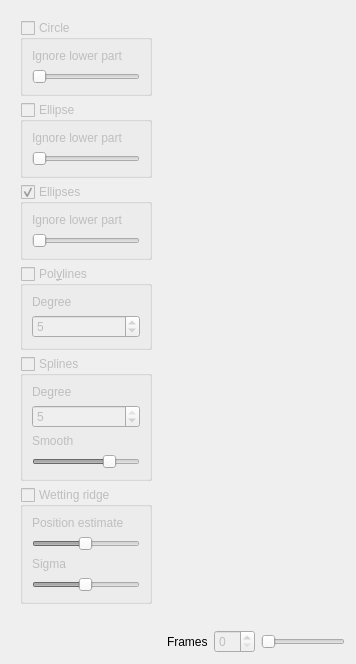
      <widget class="QWidget" name="tabfit">
       <attribute name="title">
        <string>Fitting</string>
       </attribute>
       <layout class="QHBoxLayout" name="horizontalLayout_11">
        <item>
         <widget class="QFrame" name="frame_3">
          <property name="sizePolicy">
           <sizepolicy hsizetype="Fixed" vsizetype="Preferred">
            <horstretch>2</horstretch>
            <verstretch>0</verstretch>
           </sizepolicy>
          </property>
          <property name="minimumSize">
           <size>
            <width>150</width>
            <height>0</height>
           </size>
          </property>
          <property name="frameShape">
           <enum>QFrame::NoFrame</enum>
          </property>
          <property name="frameShadow">
           <enum>QFrame::Raised</enum>
          </property>
          <layout class="QVBoxLayout" name="verticalLayout_9">
           <item>
            <widget class="QGroupBox" name="tab3_circle_box">
             <property name="enabled">
              <bool>false</bool>
             </property>
             <property name="toolTip">
              <string>Fit a circle to the droplet edges.</string>
             </property>
             <property name="title">
              <string>Circle</string>
             </property>
             <property name="flat">
              <bool>false</bool>
             </property>
             <property name="checkable">
              <bool>true</bool>
             </property>
             <property name="checked">
              <bool>false</bool>
             </property>
             <layout class="QVBoxLayout" name="verticalLayout_10">
              <item>
               <widget class="QLabel" name="label_19">
                <property name="text">
                 <string>Ignore lower part</string>
                </property>
               </widget>
              </item>
              <item>
               <widget class="QSlider" name="tab3_circle_ymin">
                <property name="toolTip">
                 <string>Ignore the lower part of the drop</string>
                </property>
                <property name="maximum">
                 <number>999999999</number>
                </property>
                <property name="value">
                 <number>0</number>
                </property>
                <property name="orientation">
                 <enum>Qt::Horizontal</enum>
                </property>
               </widget>
              </item>
             </layout>
            </widget>
           </item>
           <item>
            <widget class="QGroupBox" name="tab3_ellipse_box">
             <property name="enabled">
              <bool>false</bool>
             </property>
             <property name="toolTip">
              <string>Fit a single ellipse to the drop edges.</string>
             </property>
             <property name="title">
              <string>Ellipse</string>
             </property>
             <property name="flat">
              <bool>false</bool>
             </property>
             <property name="checkable">
              <bool>true</bool>
             </property>
             <property name="checked">
              <bool>false</bool>
             </property>
             <layout class="QVBoxLayout" name="verticalLayout_16">
              <item>
               <widget class="QLabel" name="label_21">
                <property name="text">
                 <string>Ignore lower part</string>
                </property>
               </widget>
              </item>
              <item>
               <widget class="QSlider" name="tab3_ellipse_ymin">
                <property name="toolTip">
                 <string>Ignore the lower part of the drop</string>
                </property>
                <property name="maximum">
                 <number>999999999</number>
                </property>
                <property name="value">
                 <number>0</number>
                </property>
                <property name="orientation">
                 <enum>Qt::Horizontal</enum>
                </property>
               </widget>
              </item>
             </layout>
            </widget>
           </item>
           <item>
            <widget class="QGroupBox" name="tab3_ellipses_box">
             <property name="enabled">
              <bool>false</bool>
             </property>
             <property name="toolTip">
              <string>Fit two ellipses to each droplet side.</string>
             </property>
             <property name="title">
              <string>Ellipses</string>
             </property>
             <property name="flat">
              <bool>false</bool>
             </property>
             <property name="checkable">
              <bool>true</bool>
             </property>
             <property name="checked">
              <bool>true</bool>
             </property>
             <layout class="QVBoxLayout" name="verticalLayout_26">
              <item>
               <widget class="QLabel" name="label_22">
                <property name="text">
                 <string>Ignore lower part</string>
                </property>
               </widget>
              </item>
              <item>
               <widget class="QSlider" name="tab3_ellipses_ymin">
                <property name="toolTip">
                 <string>Ignore the lower part of the drop</string>
                </property>
                <property name="maximum">
                 <number>999999999</number>
                </property>
                <property name="value">
                 <number>0</number>
                </property>
                <property name="orientation">
                 <enum>Qt::Horizontal</enum>
                </property>
               </widget>
              </item>
             </layout>
            </widget>
           </item>
           <item>
            <widget class="QGroupBox" name="tab3_polyline_box">
             <property name="enabled">
              <bool>false</bool>
             </property>
             <property name="toolTip">
              <string>Fit two polynomials to each droplet side.</string>
             </property>
             <property name="title">
              <string>Pol&amp;ylines</string>
             </property>
             <property name="flat">
              <bool>false</bool>
             </property>
             <property name="checkable">
              <bool>true</bool>
             </property>
             <property name="checked">
              <bool>false</bool>
             </property>
             <layout class="QVBoxLayout" name="verticalLayout_17">
              <item>
               <widget class="QLabel" name="label_12">
                <property name="text">
                 <string>Degree</string>
                </property>
               </widget>
              </item>
              <item>
               <widget class="QSpinBox" name="tab3_polyline_deg">
                <property name="toolTip">
                 <string>Degree of the polynomial (higher means better fit, but more sensitive to noise)</string>
                </property>
                <property name="minimum">
                 <number>1</number>
                </property>
                <property name="maximum">
                 <number>50</number>
                </property>
                <property name="value">
                 <number>5</number>
                </property>
               </widget>
              </item>
             </layout>
            </widget>
           </item>
           <item>
            <widget class="QGroupBox" name="tab3_spline_box">
             <property name="enabled">
              <bool>false</bool>
             </property>
             <property name="toolTip">
              <string>Fit two splines to each droplet side.</string>
             </property>
             <property name="title">
              <string>Splines</string>
             </property>
             <property name="flat">
              <bool>false</bool>
             </property>
             <property name="checkable">
              <bool>true</bool>
             </property>
             <property name="checked">
              <bool>false</bool>
             </property>
             <layout class="QVBoxLayout" name="verticalLayout_18">
              <item>
               <widget class="QLabel" name="label_13">
                <property name="text">
                 <string>Degree</string>
                </property>
               </widget>
              </item>
              <item>
               <widget class="QSpinBox" name="tab3_spline_deg">
                <property name="toolTip">
                 <string>Degree of the spline (up to 5)</string>
                </property>
                <property name="minimum">
                 <number>1</number>
                </property>
                <property name="maximum">
                 <number>5</number>
                </property>
                <property name="value">
                 <number>5</number>
                </property>
               </widget>
              </item>
              <item>
               <widget class="QLabel" name="label_14">
                <property name="text">
                 <string>Smooth</string>
                </property>
               </widget>
              </item>
              <item>
               <widget class="QSlider" name="tab3_spline_smooth">
                <property name="toolTip">
                 <string>Smoothiness of the spline</string>
                </property>
                <property name="maximum">
                 <number>100</number>
                </property>
                <property name="value">
                 <number>75</number>
                </property>
                <property name="orientation">
                 <enum>Qt::Horizontal</enum>
                </property>
               </widget>
              </item>
             </layout>
            </widget>
           </item>
           <item>
            <widget class="QGroupBox" name="tab3_wetting_ridge_box">
             <property name="enabled">
              <bool>false</bool>
             </property>
             <property name="toolTip">
              <string>Fit two splines to each droplet side.</string>
             </property>
             <property name="title">
              <string>Wetting ridge</string>
             </property>
             <property name="flat">
              <bool>false</bool>
             </property>
             <property name="checkable">
              <bool>true</bool>
             </property>
             <property name="checked">
              <bool>false</bool>
             </property>
             <layout class="QVBoxLayout" name="verticalLayout_29">
              <item>
               <widget class="QLabel" name="label_16">
                <property name="text">
                 <string>Position estimate</string>
                </property>
               </widget>
              </item>
              <item>
               <widget class="QSlider" name="tab3_wetting_ridge_pos_estimate">
                <property name="toolTip">
                 <string>Smoothiness of the spline</string>
                </property>
                <property name="minimum">
                 <number>1</number>
                </property>
                <property name="maximum">
                 <number>50</number>
                </property>
                <property name="value">
                 <number>25</number>
                </property>
                <property name="orientation">
                 <enum>Qt::Horizontal</enum>
                </property>
               </widget>
              </item>
              <item>
               <widget class="QLabel" name="label_18">
                <property name="text">
                 <string>Sigma</string>
                </property>
               </widget>
              </item>
              <item>
               <widget class="QSlider" name="tab3_wetting_ridge_sigma">
                <property name="toolTip">
                 <string>Smoothiness of the spline</string>
                </property>
                <property name="minimum">
                 <number>1</number>
                </property>
                <property name="maximum">
                 <number>100</number>
                </property>
                <property name="value">
                 <number>50</number>
                </property>
                <property name="orientation">
                 <enum>Qt::Horizontal</enum>
                </property>
               </widget>
              </item>
             </layout>
            </widget>
           </item>
           <item>
            <spacer name="verticalSpacer_7">
             <property name="orientation">
              <enum>Qt::Vertical</enum>
             </property>
             <property name="sizeHint" stdset="0">
              <size>
               <width>20</width>
               <height>40</height>
              </size>
             </property>
            </spacer>
           </item>
          </layout>
         </widget>
        </item>
        <item>
         <layout class="QVBoxLayout" name="verticalLayout_15">
          <item>
           <layout class="QGridLayout" name="gridLayout_3">
            <item row="1" column="1">
             <widget class="MplWidgetFit" name="mplwidgetfit" native="true">
              <property name="cursor">
               <cursorShape>ArrowCursor</cursorShape>
              </property>
             </widget>
            </item>
            <item row="2" column="1">
             <spacer name="verticalSpacer_8">
              <property name="orientation">
               <enum>Qt::Vertical</enum>
              </property>
              <property name="sizeHint" stdset="0">
               <size>
                <width>20</width>
                <height>40</height>
               </size>
              </property>
             </spacer>
            </item>
            <item row="1" column="2">
             <spacer name="horizontalSpacer_5">
              <property name="orientation">
               <enum>Qt::Horizontal</enum>
              </property>
              <property name="sizeHint" stdset="0">
               <size>
                <width>40</width>
                <height>20</height>
               </size>
              </property>
             </spacer>
            </item>
            <item row="0" column="1">
             <spacer name="verticalSpacer_9">
              <property name="orientation">
               <enum>Qt::Vertical</enum>
              </property>
              <property name="sizeHint" stdset="0">
               <size>
                <width>20</width>
                <height>40</height>
               </size>
              </property>
             </spacer>
            </item>
            <item row="1" column="0">
             <spacer name="horizontalSpacer_6">
              <property name="orientation">
               <enum>Qt::Horizontal</enum>
              </property>
              <property name="sizeHint" stdset="0">
               <size>
                <width>40</width>
                <height>20</height>
               </size>
              </property>
             </spacer>
            </item>
           </layout>
          </item>
          <item>
           <layout class="QHBoxLayout" name="horizontalLayout_10">
            <item>
             <widget class="QLabel" name="tab3_label_frame">
              <property name="text">
               <string>Frames</string>
              </property>
             </widget>
            </item>
            <item>
             <widget class="QSpinBox" name="tab3_spinbox">
              <property name="enabled">
               <bool>false</bool>
              </property>
              <property name="toolTip">
               <string>Frame number to display</string>
              </property>
             </widget>
            </item>
            <item>
             <widget class="QSlider" name="tab3_frameslider">
              <property name="enabled">
               <bool>false</bool>
              </property>
              <property name="toolTip">
               <string>Frame number to display</string>
              </property>
              <property name="orientation">
               <enum>Qt::Horizontal</enum>
              </property>
             </widget>
            </item>
           </layout>
          </item>
         </layout>
        </item>
       </layout>
      </widget>
